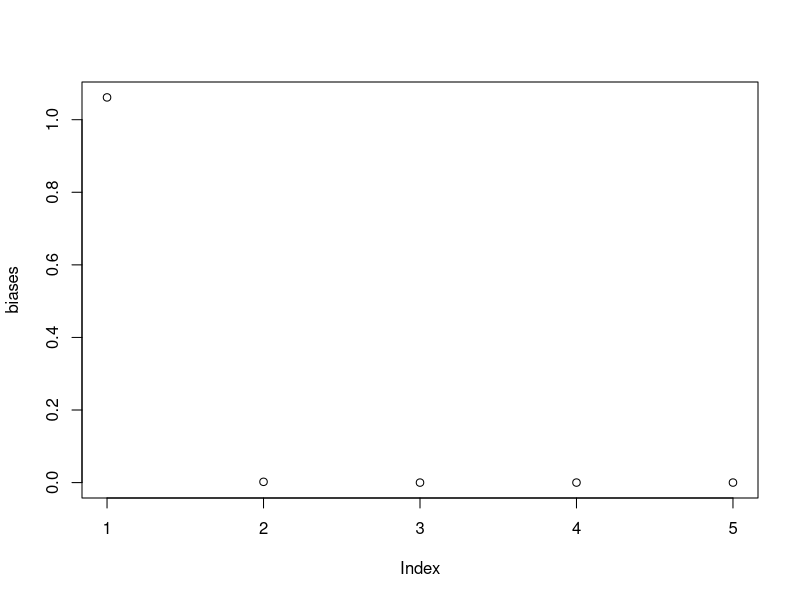
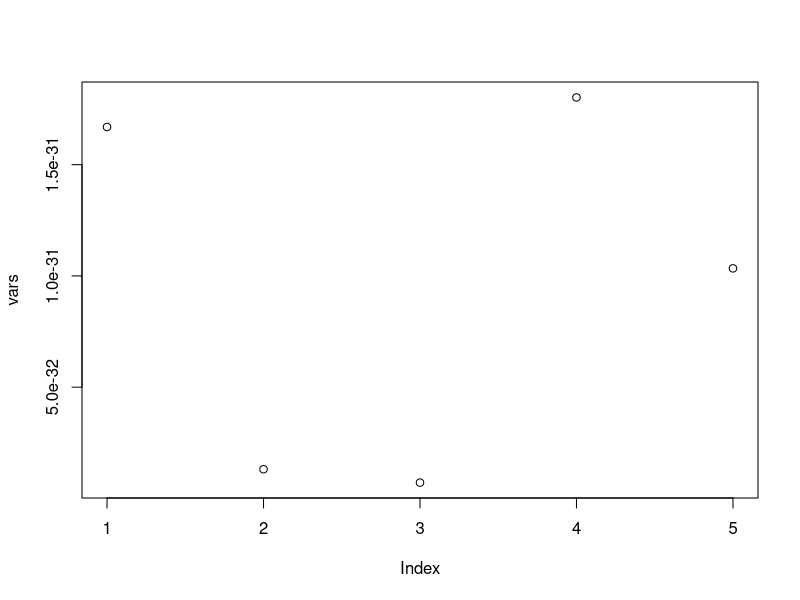

Here is the R script that generated these plots, in order:
## ---- chunk 1
knitr::opts_chunk$set(echo = FALSE)
## ---- chunk 2
set.seed(1) 
n=100
x=runif(n,min=0,max=2)

error=rnorm(n,0,1) 
y=4+x+x^2+x^3
train_set = data.frame(x,y)

M1 = lm(y~x,data=train_set)
M2 = lm(y~poly(x,degree=2),data=train_set)
M3 = lm(y~poly(x,degree=3),data=train_set)
M4 = lm(y~poly(x,degree=5),data=train_set)
M5 = lm(y~poly(x,degree=11),data=train_set)

## ---- chunk 3
set.seed(1)
#new_data=data.frame(x=.9)
pred1 = pred2 = pred3 = pred4 = pred5 = rep(NA,1000)

for (i in 1:1000){
  error=rnorm(n,0,1) 
  y=4+x+x^2+x^3 + error
  train_set = data.frame(x,y)

  M1 = lm(y~x,data=train_set)
  M2 = lm(y~poly(x,degree=2),data=train_set)
  M3 = lm(y~poly(x,degree=3),data=train_set)
  M4 = lm(y~poly(x,degree=5),data=train_set)
  M5 = lm(y~poly(x,degree=11),data=train_set)
  
  ## TODO fix 
  pred1[i] = predict(M1,newdata=data.frame(x=.9))
  pred2[i] = predict(M2,newdata=data.frame(x=.9))
  pred3[i] = predict(M3,newdata=data.frame(x=.9))
  pred4[i] = predict(M4,newdata=data.frame(x=.9))
  pred5[i] = predict(M5,newdata=data.frame(x=.9))
}
pred1[1:5]
pred2[1:5]
pred3[1:5]
pred4[1:5]
pred5[1:5]

## ---- chunk 4
x0=.9
true_y = 4+(x0)+(x0)^2+(x0)^3
# for mod1 
bias1 = (mean(pred1)-true_y)^2
bias2 = (mean(pred2)-true_y)^2
bias3 = (mean(pred3)-true_y)^2
bias4 = (mean(pred4)-true_y)^2
bias5 = (mean(pred5)-true_y)^2
biases = c(bias1, bias2, bias3, bias4, bias5)

plot(biases)


## ---- chunk 5
x0=.9
true_y = 4+(x0)+(x0)^2+(x0)^3
# for mod1 
var1 = mean((pred1-mean(pred1)))^2
var2 = mean((pred2-mean(pred2)))^2
var3 = mean((pred3-mean(pred3)))^2
var4 = mean((pred4-mean(pred4)))^2
var5 = mean((pred5-mean(pred5)))^2
vars = c(var1, var2, var3, var4, var5)

plot(vars)


## ---- chunk 6
mean(error)

## ---- chunk 7
(bias1) + var1 + mean(error)
(bias2) + var2 + mean(error)
(bias3) + var3 + mean(error)
(bias4) + var4 + mean(error)
(bias5) + var5 + mean(error)

## ---- chunk 8
(1/(100-1+1))*sum(y-pred1)^2
(1/(100-1+1))*sum(y-pred2)^2
(1/(100-1+1))*sum(y-pred3)^2
(1/(100-1+1))*sum(y-pred4)^2
(1/(100-1+1))*sum(y-pred5)^2


